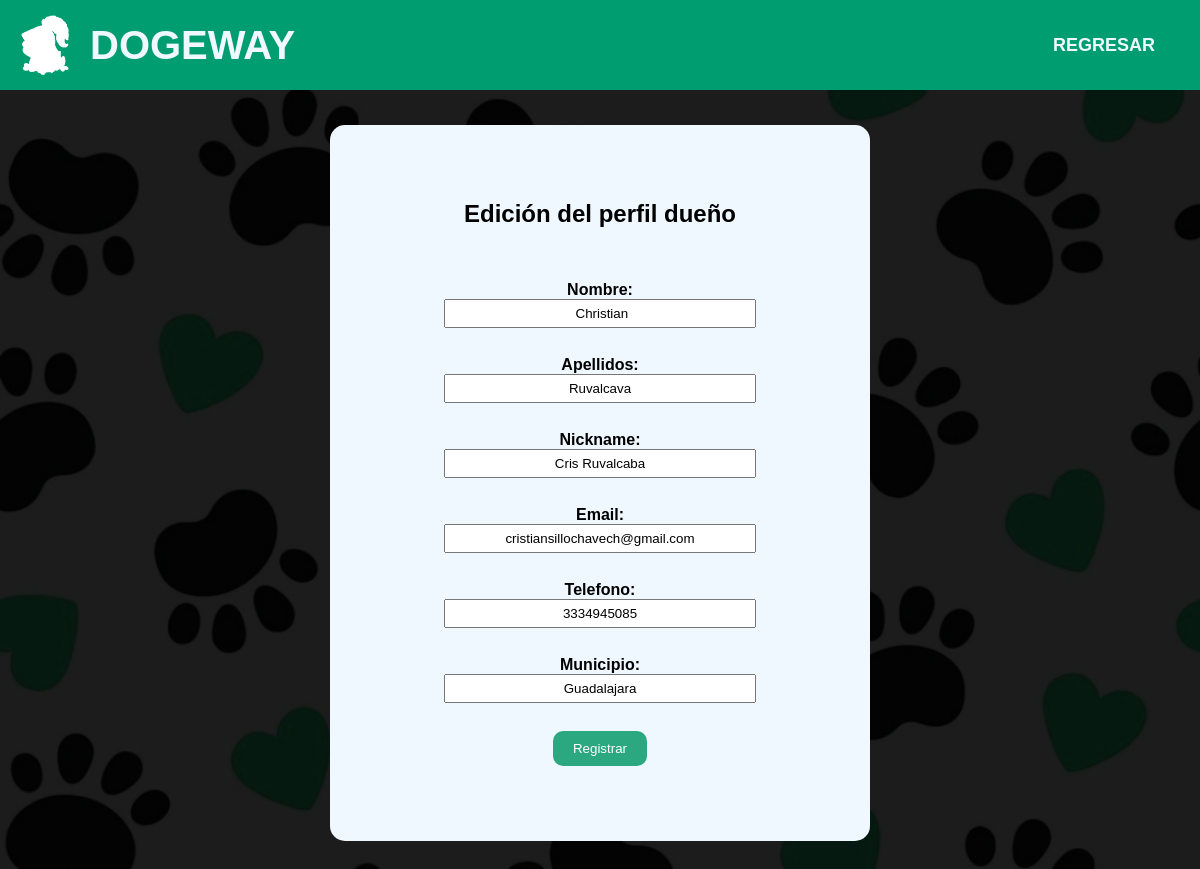
Screenshot of /Dogeway/Visualizacion/perfil-edit.php (signed in) with the database file from the repository.
### tables this page shows
CREATE TABLE `usuario` (
  `id` int(11) NOT NULL,
  `nombre` varchar(100) NOT NULL,
  `email` varchar(100) NOT NULL,
  `codigo_verificacion` varchar(32) NOT NULL,
  `verificado` tinyint(1) NOT NULL DEFAULT 0,
  `pass` varchar(50) NOT NULL,
  `curp` varchar(20) NOT NULL,
  `telefono` varchar(15) NOT NULL,
  `nickname` varchar(30) NOT NULL,
  `apellidos` varchar(50) NOT NULL,
  `municipio` varchar(50) NOT NULL,
  `fechanac` date NOT NULL,
  `fotografia` varchar(128) NOT NULL,
  `archivo_n` varchar(128) NOT NULL,
  `ine` text NOT NULL,
  `admin` int(2) NOT NULL DEFAULT 0,
  `status` varchar(20) NOT NULL,
  `unique_id` int(255) NOT NULL
);

### Dogeway/Inicio/includes/user.php (called while the page is built, shortened)
<?php
include_once 'db.php';
class User extends DB{
    private $nombre;
    private $username;
    public function setUser($user){
        $query = $this->connect()->prepare('SELECT * FROM usuario WHERE nickname = :user');
        $query->execute(['user' => $user]);
        foreach ($query as $currentUser) {
            $this->nombre = $currentUser['nombre'];
            $this->apellidos= $currentUser['apellidos'];
            $this->username = $currentUser['nickname'];
            $this->useremail = $currentUser['email'];
            $this->usertel = $currentUser['telefono'];
            $this->usermun = $currentUser['municipio'];
        }
    }
    public function getNombre(){
        return $this->nombre;
    }
    public function getApellidos(){
        return $this->apellidos;
    }
    public function getusername(){
        return $this->username;
    }
    public function getuseremail(){
        return $this->useremail;
    }
    public function getusertel(){
        return $this->usertel;
    }
    public function getusermun(){
        return $this->usermun;
    }
}
?>

### Dogeway/Inicio/includes/db.php (called while the page is built)
<?php
class DB{
    private $host;
    private $db;
    private $user;
    private $password;
    private $charset;
    public function __construct(){
        $this->host     = 'localhost';
        $this->db       = 'dogeway';
        $this->user     = 'root';
        $this->password = "";
        $this->charset  = 'utf8mb4';
    }
    function connect(){
        try{
            $connection = "mysql:host=" . $this->host . ";dbname=" . $this->db . ";charset=" . $this->charset;
            $options = [
                PDO::ATTR_ERRMODE            => PDO::ERRMODE_EXCEPTION,
                PDO::ATTR_EMULATE_PREPARES   => false,
            ];
            $pdo = new PDO($connection, $this->user, $this->password, $options);
            return $pdo;
        }catch(PDOException $e){
            print_r('Error connection: ' . $e->getMessage());
        }
    }
}
?>

### Dogeway/Visualizacion/perfil-edit.php (the view, shortened to what this page needs)
<?php
    include_once '../Inicio/includes/user.php';
    $userSession = new UserSession();
    $user = new User();
    if(isset($_SESSION['user'])){
    $user->setUser($userSession->getCurrentUser());
?>
<!DOCTYPE html>
<html lang = "es">
<head>
    <link rel="stylesheet" href="dueno-edit.css">
</head>
<body>
    <nav class="nav">
        <div class=ranalogo>
                <img class="rana" src="http://localhost/Dogeway/Imagenes/Rana_blanco.png">
                <div class="logo"> DOGEWAY</div>
        </div>
        <ul class="menu">
        <li><a href="visualizacion-main.php">REGRESAR</a></li>
        </ul>
    </nav>
        <div class="edicion">
            <h2 class="titulo-edit">Edición del perfil dueño</h2>
            <form action="update-edit.php" method="post">
                <input type="hidden" value="<?php echo $user->getuserId();?>"  name="id"><br><br>
                <p>Nombre:</p>
                <input type="text" value=" <?php echo $user->getNombre();?>"  name="nombre"><br><br>
                <p>Apellidos:</p>
                <input type="text" value="<?php echo $user->getApellidos();?>" name="apellidos"><br><br>
                <p>Nickname:</p>
                <input type="text" value="<?php echo $user->getusername();?>" name="nickname"><br><br>
                <p>Email:</p>
                <input type="email" value="<?php echo $user->getuseremail();?>" name="email"><br><br>
                <p>Telefono:</p>
                <input type="text" value="<?php echo $user->getusertel();?>" name="telefono"><br><br>
                <p>Municipio:</p>
                <input type="text" value="<?php echo $user->getusermun();?>" name="municipio"><br><br>
                <input type="submit" name="registrar" value="Registrar">
            </form>
        </div>
</body>
</html>
<?php
} else {header("Location: ../Inicio/index.php");
  exit();
}
?>

### Dogeway/Visualizacion/dueno-edit.css (style rules this page uses)
* { padding: 0; margin: 0; box-sizing: border-box; }
body { font-family: Arial; background-image: url(http://localhost/Dogeway/Imagenes/fondo.jpg); background-size: cover; background-position: center; }
.nav { width: 100%; background: #009d71; display: flex; align-items: center; justify-content: space-between; padding: 15px; transition: all 1s ease; }
.rana { height: 60px; width: 60px; }
.ranalogo { display: flex; align-items: center; }
.logo { font-size: 40px; color:aliceblue; font-weight: 100; font-weight: bold; padding-left: 15px; }
.menu { display: flex; }
.menu li { list-style: none; margin: 10px; color:aliceblue; font-weight: bold; }
.menu li a { color:aliceblue; text-decoration: none; transition: all; font-size: 18px; padding: 20px; font-family: Arial; }
.edicion { color: black; background: aliceblue; width: 45%; margin: 35px auto; padding: 75px; border-radius: 15px; font-weight: bold; text-align: center; }
.edicion input[type="text"], .edicion input[type="email"], .edicion input[type="password"], .edicion input[type="date"] { width: 80%; padding: 5px; margin-bottom: 10px; text-align: center; }
.edicion input[type="submit"] { background-color: #2ca880; color: #fff; padding: 10px 20px; border: none; cursor: pointer; border-radius: 10px; text-align: center; }

### rows the page displays
usuario: nombre "Christian", apellidos "Ruvalcava", nickname "Cris Ruvalcaba", email "cristiansillochavech@gmail.com", telefono "3334945085", municipio "Guadalajara"
